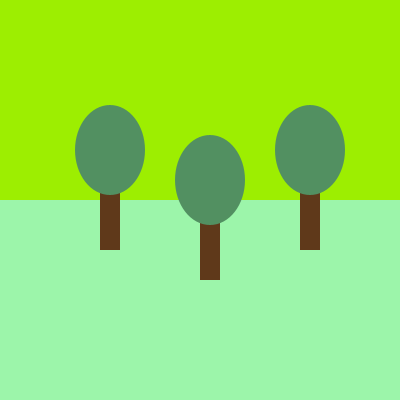
Frame 1 (no input)
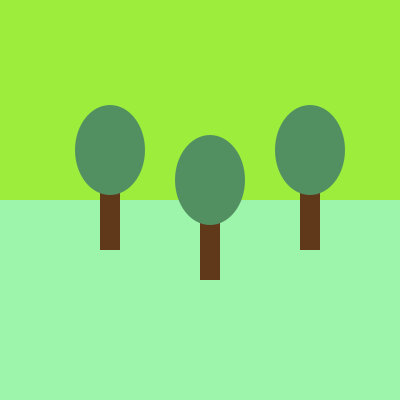
Frame 60 (the mouse pressed at the canvas centre just before this capture)
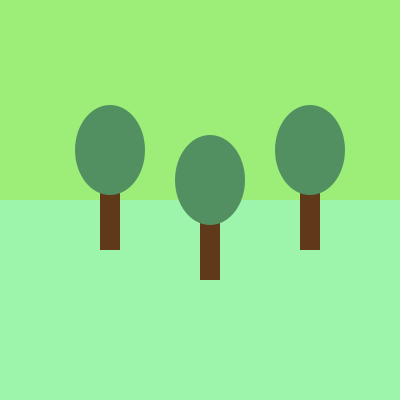
Frame 120 (the mouse held since frame 60 and released just before this capture)

The Processing sketch that drew these frames (run headless with seeded random() and noise(); from frame 60 on, the mouse is pressed at the canvas centre):

// Processing sketch: Tree_drawing
// ── Tree_drawing.pde
void setup()
{
  size(400, 400);
  noStroke();
}
 
void draw()
{
  color skyColour    = color(157, 238, frameCount);
  color groundColour = color(156, 245, 170);
  color leafColour   = color(82, 144, 97);
  color trunkColour  = color(95, 57, 26);
 
  background(skyColour);
  fill(groundColour);
  rect(0, height/2, width, height/2);
 
  float treeX = 100;
  float treeY = 180;
 
  // Draw first tree
  fill(trunkColour);
  rect(treeX, treeY, 20, 70);
  fill(leafColour);
  ellipse(treeX+10, treeY-30, 70, 90);
 
  // Draw second tree to the right and down a bit
  treeX = treeX + 100;
  treeY = treeY + 30;
  fill(trunkColour);
  rect(treeX, treeY, 20, 70);
  fill(leafColour);
  ellipse(treeX+10, treeY-30, 70, 90);
 
  // Draw third tree to the right and up a bit
  treeX = treeX + 100;
  treeY = treeY - 30;
  fill(trunkColour);
  rect(treeX, treeY, 20, 70);
  fill(leafColour);
  ellipse(treeX+10, treeY-30, 70, 90);
  
  
}
